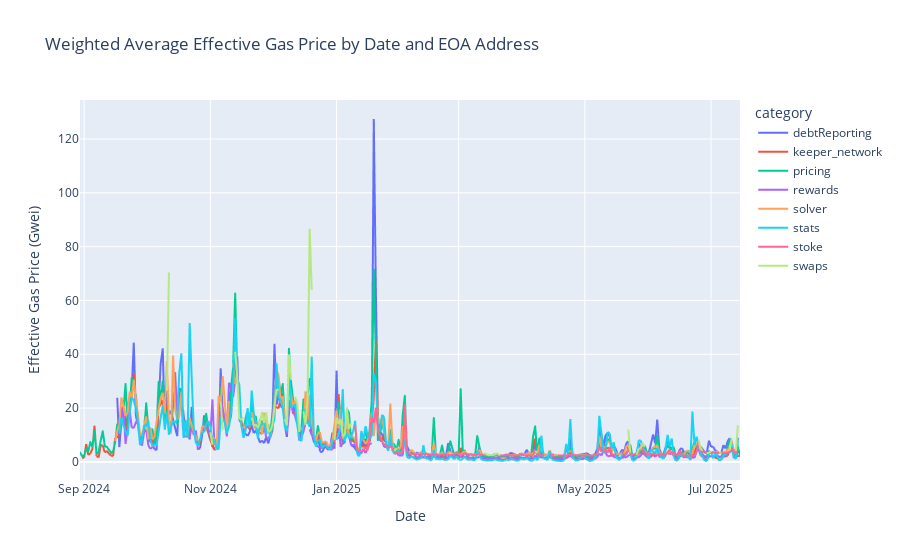

Notebook code for this chart:
### Code cell
# Ensure datetime column is proper and extract the date
df["date"] = pd.to_datetime(df["datetime"]).dt.date

# Create weighted value column
df["gas_price_times_gas_used"] = df["effective_gas_price"] * df["gas_used"] / 1e9

# Group and compute sum of weights and weighted values
grouped = df.groupby(["date", "category"]).agg(
    weighted_sum=("gas_price_times_gas_used", "sum"), total_weight=("gas_used", "sum")
)

# Compute weighted average
grouped["weighted_avg_effective_gas_price"] = grouped["weighted_sum"] / grouped["total_weight"]

# Optionally drop intermediate columns
grouped = (
    grouped.drop(columns=["weighted_sum", "total_weight"])
    .reset_index()
    .pivot(index="date", columns="category", values="weighted_avg_effective_gas_price")
)

px.line(
    grouped,
    title="Weighted Average Effective Gas Price by Date and EOA Address",
    labels={"value": "Weighted Average Effective Gas Price", "date": "Date"},
).update_yaxes(title_text="Effective Gas Price (Gwei)").show()

### Figure 1 — Plotly figure (JSON) as saved in the notebook; plotly's stock layout.template omitted (floating-point values rounded to 4 significant figures; data arrays with more than 128 entries replaced by an {"elided": "..."} marker saying what was removed)
{"data": [{"hovertemplate": "category=debtReporting<br>Date=%{x}<br>Weighted Average Effective Gas Price=%{y}<extra></extra>", "legendgroup": "debtReporting", "line": {"color": "#636efa", "dash": "solid"}, "marker": {"symbol": "circle"}, "mode": "lines", "name": "debtReporting", "showlegend": true, "type": "scattergl", "x": {"elided": "320 str values"}, "xaxis": "x", "y": {"elided": "320 float values"}, "yaxis": "y"}, {"hovertemplate": "category=keeper_network<br>Date=%{x}<br>Weighted Average Effective Gas Price=%{y}<extra></extra>", "legendgroup": "keeper_network", "line": {"color": "#EF553B", "dash": "solid"}, "marker": {"symbol": "circle"}, "mode": "lines", "name": "keeper_network", "showlegend": true, "type": "scattergl", "x": {"elided": "320 str values"}, "xaxis": "x", "y": {"elided": "320 float values"}, "yaxis": "y"}, {"hovertemplate": "category=pricing<br>Date=%{x}<br>Weighted Average Effective Gas Price=%{y}<extra></extra>", "legendgroup": "pricing", "line": {"color": "#00cc96", "dash": "solid"}, "marker": {"symbol": "circle"}, "mode": "lines", "name": "pricing", "showlegend": true, "type": "scattergl", "x": {"elided": "320 str values"}, "xaxis": "x", "y": {"elided": "320 float values"}, "yaxis": "y"}, {"hovertemplate": "category=rewards<br>Date=%{x}<br>Weighted Average Effective Gas Price=%{y}<extra></extra>", "legendgroup": "rewards", "line": {"color": "#ab63fa", "dash": "solid"}, "marker": {"symbol": "circle"}, "mode": "lines", "name": "rewards", "showlegend": true, "type": "scattergl", "x": {"elided": "320 str values"}, "xaxis": "x", "y": {"elided": "320 float values"}, "yaxis": "y"}, {"hovertemplate": "category=solver<br>Date=%{x}<br>Weighted Average Effective Gas Price=%{y}<extra></extra>", "legendgroup": "solver", "line": {"color": "#FFA15A", "dash": "solid"}, "marker": {"symbol": "circle"}, "mode": "lines", "name": "solver", "showlegend": true, "type": "scattergl", "x": {"elided": "320 str values"}, "xaxis": "x", "y": {"elided": "320 float values"}, "yaxis": "y"}, {"hovertemplate": "category=stats<br>Date=%{x}<br>Weighted Average Effective Gas Price=%{y}<extra></extra>", "legendgroup": "stats", "line": {"color": "#19d3f3", "dash": "solid"}, "marker": {"symbol": "circle"}, "mode": "lines", "name": "stats", "showlegend": true, "type": "scattergl", "x": {"elided": "320 str values"}, "xaxis": "x", "y": {"elided": "320 float values"}, "yaxis": "y"}, {"hovertemplate": "category=stoke<br>Date=%{x}<br>Weighted Average Effective Gas Price=%{y}<extra></extra>", "legendgroup": "stoke", "line": {"color": "#FF6692", "dash": "solid"}, "marker": {"symbol": "circle"}, "mode": "lines", "name": "stoke", "showlegend": true, "type": "scattergl", "x": {"elided": "320 str values"}, "xaxis": "x", "y": {"elided": "320 float values"}, "yaxis": "y"}, {"hovertemplate": "category=swaps<br>Date=%{x}<br>Weighted Average Effective Gas Price=%{y}<extra></extra>", "legendgroup": "swaps", "line": {"color": "#B6E880", "dash": "solid"}, "marker": {"symbol": "circle"}, "mode": "lines", "name": "swaps", "showlegend": true, "type": "scattergl", "x": {"elided": "320 str values"}, "xaxis": "x", "y": {"elided": "320 float values"}, "yaxis": "y"}], "layout": {"legend": {"title": {"text": "category"}, "tracegroupgap": 0}, "title": {"text": "Weighted Average Effective Gas Price by Date and EOA Address"}, "xaxis": {"anchor": "y", "domain": [0, 1], "title": {"text": "Date"}}, "yaxis": {"anchor": "x", "domain": [0, 1], "title": {"text": "Effective Gas Price (Gwei)"}}}}
